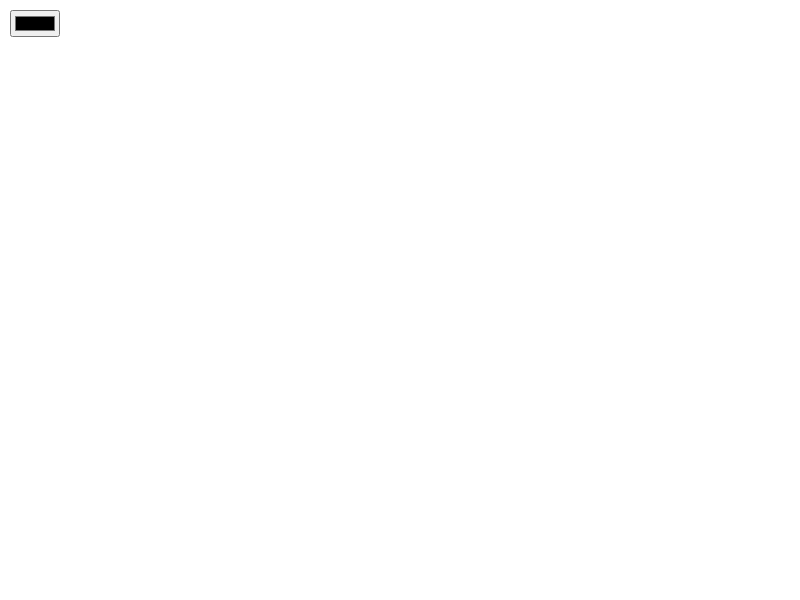
Frame 1 (no input)
Frame 60 (no input): identical to frame 1, image omitted
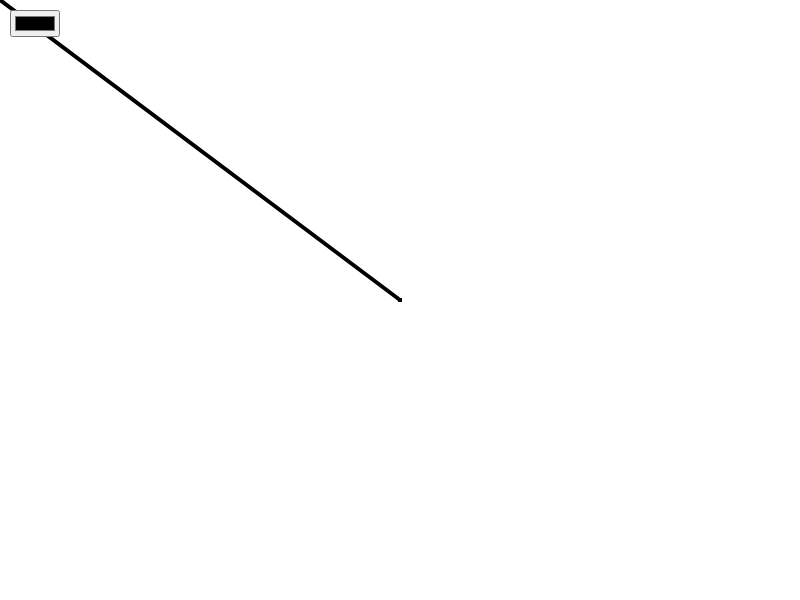
Frame 120 (the mouse pressed at the canvas centre since frame 60)

The p5.js sketch that drew these frames (run headless with seeded random() and noise() and a simulated clock; from frame 60 on, the mouse is pressed at the canvas centre):

// p5.js sketch
// ── sketch.js
let prevX, prevY;
let colorPicker;

function setup() {
  createCanvas(800, 600);
  background(255);

  // Create color picker
  colorPicker = createColorPicker('#000000');
  colorPicker.position(10, 10); // Position on screen
}

function draw() {
  if (mouseIsPressed) {
    stroke(colorPicker.color());
    strokeWeight(4);

    if (prevX !== undefined && prevY !== undefined) {
      line(prevX, prevY, mouseX, mouseY);
    }
  }
  prevX = mouseX;
  prevY = mouseY;
}

function keyPressed() {
  if (key === 'c') {
    background(255); // Clear canvas when 'c' is pressed
  }
}
